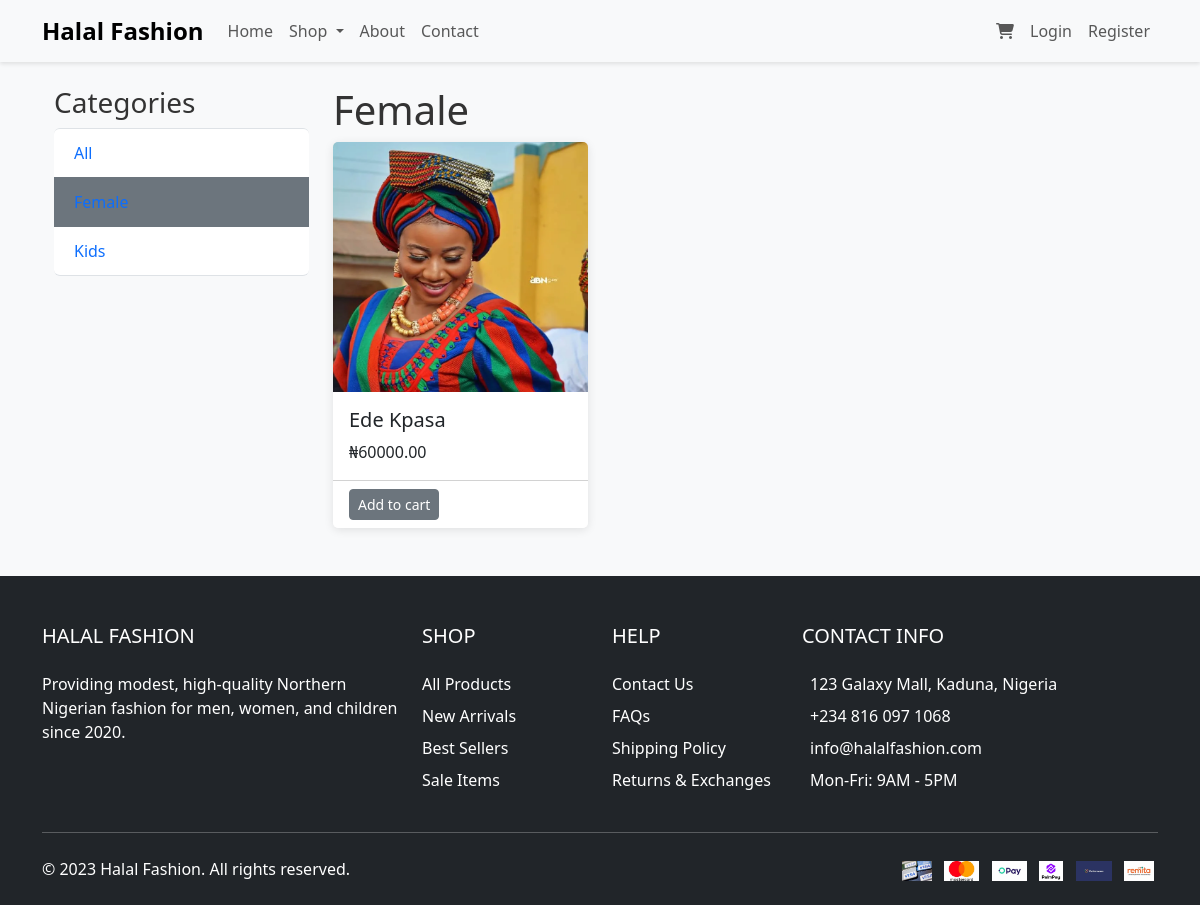
Screenshot of /category/female/ with the database file from the repository.
### products/models.py (models this page shows, shortened)
class Category(models.Model):
    name = models.CharField(max_length=200, db_index=True)
    slug = models.SlugField(max_length=200, unique=True)
    description = models.TextField(blank=True)
    image = models.ImageField(upload_to='categories/', blank=True)
    class Meta:
        ordering = ('name',)
        verbose_name = 'category'
        verbose_name_plural = 'categories'
    def get_absolute_url(self):
        return reverse('products:product_list_by_category', args=[self.slug])

class Product(models.Model):
    GENDER_CHOICES = (
        ('M', 'Male'),
        ('F', 'Female'),
        ('U', 'Unisex'),
    )
    category = models.ForeignKey(Category, related_name='products', on_delete=models.CASCADE)
    name = models.CharField(max_length=200, db_index=True)
    slug = models.SlugField(max_length=200, db_index=True)
    image = models.ImageField(upload_to='products/%Y/%m/%d', blank=True)
    description = models.TextField(blank=True)
    price = models.DecimalField(max_digits=10, decimal_places=2)
    available = models.BooleanField(default=True)
    created = models.DateTimeField(auto_now_add=True)
    updated = models.DateTimeField(auto_now=True)
    gender = models.CharField(max_length=1, choices=GENDER_CHOICES, default='U')
    class Meta:
        ordering = ('name',)
        indexes = [
            Index(fields=['slug', 'id']),
    ]
    def get_absolute_url(self):
        return reverse('products:product_detail', args=[self.id, self.slug])

### products/views.py (the view)
# urls.py: path('', views.product_list, name='product_list'),
def product_list(request, category_slug=None):
    category = None
    categories = Category.objects.all()
    products = Product.objects.filter(available=True)
    if category_slug:
        category = get_object_or_404(Category, slug=category_slug)
        products = products.filter(category=category)
    return render(request, 'products/list.html', {
        'category': category,
        'categories': categories,
        'products': products,
    })

### accounts/context_processors.py (called while the page is built)
def profile_sidebar(request):
    if request.user.is_authenticated:
        return {
            'user_profile': request.user.profile
        }
    return {}

### cart/context_processors.py (called while the page is built)
def cart(request):
    try:
        cart = Cart.objects.get(cart_id=_cart_id(request))
        cart_items = CartItem.objects.filter(cart=cart, active=True)
        cart_count = cart_items.count()
    except Cart.DoesNotExist:
        cart_count = 0
    return dict(cart_count=cart_count)

### cart/views.py (called while the page is built)
def _cart_id(request):
    if 'cart_id' not in request.session:
        request.session['cart_id'] = str(uuid.uuid4())
    return request.session['cart_id']

### templates/products/list.html (shortened to what this page needs)
{% extends "base.html" %}
{% load static %}
{% block content %}
<div class="container">
    <div class="row">
        <div class="col-md-3">
            <h3>Categories</h3>
            <ul class="list-group">
                <li class="list-group-item {% if not category %}active{% endif %}">
                    <a href="{% url 'products:product_list' %}" class="text-decoration-none">All</a>
                </li>
                {% for c in categories %}
                <li class="list-group-item {% if category.slug == c.slug %}active{% endif %}">
                    <a href="{{ c.get_absolute_url }}" class="text-decoration-none">{{ c.name }}</a>
                </li>
                {% endfor %}
            </ul>
        </div>
        <div class="col-md-9">
            <h1>{% if category %}{{ category.name }}{% else %}Products{% endif %}</h1>
            <div class="row">
                {% for product in products %}
                <div class="col-md-4 mb-4">
                    <div class="card h-100">
                        <a href="{{ product.get_absolute_url }}">
                            <img src="{% if product.image %}{{ product.image.url }}{% else %}{% static 'images/no_image.png' %}{% endif %}"
                                 class="card-img-top" alt="{{ product.name }}">
                        </a>
                        <div class="card-body">
                            <h5 class="card-title">
                                <a href="{{ product.get_absolute_url }}" class="text-decoration-none text-dark">{{ product.name }}</a>
                            </h5>
                            <p class="card-text">₦{{ product.price }}</p>
                        </div>
                        <div class="card-footer bg-white">
                            <a href="{% url 'cart:add_to_cart' product.id %}" class="btn btn-primary btn-sm">Add to cart</a>
                        </div>
                    </div>
                </div>
                {% endfor %}
            </div>
        </div>
    </div>
</div>
{% endblock %}

### static/css/style.css (style rules this page uses)
body { font-family: 'Segoe UI', Tahoma, Geneva, Verdana, sans-serif; color: #333; background-color: #f8f9fa; }
.card { transition: transform 0.3s ease; border: none; box-shadow: 0 2px 10px rgba(0,0,0,.1); }
.card-img-top { height: 250px; object-fit: cover; }
.btn-primary { background-color: #6c757d; border-color: #6c757d; }
.list-group-item { border-left: 0; border-right: 0; padding: 12px 20px; transition: all 0.3s; }
.list-group-item.active { background-color: #6c757d; border-color: #6c757d; }

### rows the page displays
Category: name "Kids"
Category: name "Female"
Product: image (picture), name "Ede Kpasa", price "60000.00"
